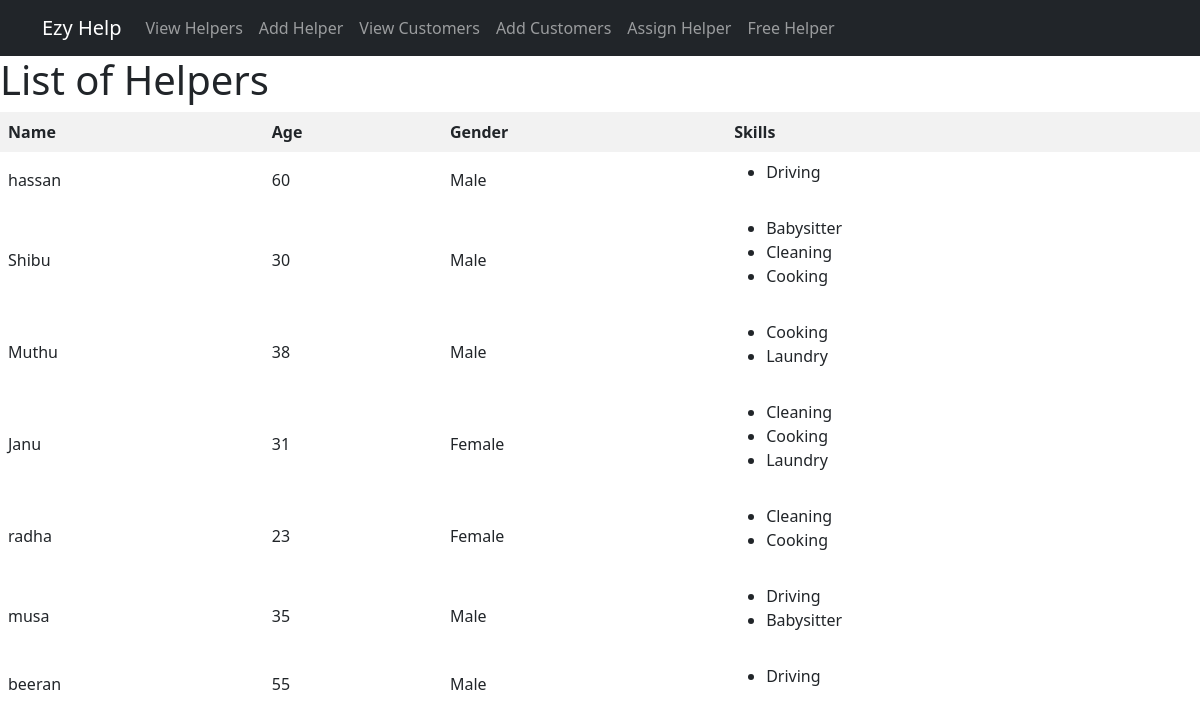
Page /all_helper on the committed database.
### app1/models.py (models this page shows, shortened)
class Helper(models.Model):
    name = models.CharField(max_length=100)
    gender = models.CharField(max_length=6,choices=GENDER_CHOICES)
    age = models.PositiveBigIntegerField()
    skills = models.ManyToManyField(Skill)
    assigned_customer = models.OneToOneField('Customer', related_name='helper_assignment', null=True, blank=True, on_delete=models.SET_NULL)

class Skill(models.Model):
    name = models.CharField(max_length=100)

### app1/views.py (the view)
# urls.py: path('all_helper',views.all_helper,name='all_helper'),
def all_helper(request):
    helper = Helper.objects.all()
    context ={'helpers':helper}
    return render(request,'all_helper.html',context)

### app1/templates/all_helper.html (shortened to what this page needs)
<!DOCTYPE html>
<html lang="en">
<head>
        <link href="https://cdn.jsdelivr.net/npm/bootstrap@5.0.2/dist/css/bootstrap.min.css" rel="stylesheet">
</head>
<body>
{% include "navbar.html" %}
    <h1>List of Helpers</h1>
    <table>
        <thead>
            <tr>
                <th>Name</th>
                <th>Age</th>
                <th>Gender</th>
                <th>Skills</th>
            </tr>
        </thead>
        <tbody>
            {% for helper in helpers %}
            <tr>
                <td>{{ helper.name }}</td>
                <td>{{ helper.age }}</td>
                <td>{{ helper.gender }}</td>
                <td>
                    <ul>
                        {% for skill in helper.skills.all %}
                        <li>{{ skill.name }}</li>
                        {% endfor %}
                    </ul>
                </td>
            </tr>
            {% endfor %}
        </tbody>
    </table>
</body>
</html>

### app1/templates/navbar.html (shortened to what this page needs)
<nav class="navbar navbar-expand-lg navbar-dark bg-dark">
        <div class="container">
            <a class="navbar-brand" href="{% url 'home' %}">Ezy Help</a>
            <div class="collapse navbar-collapse" id="navbarNav">
                <ul class="navbar-nav">
                    <li class="nav-item">
                        <a class="nav-link" href="{% url 'all_helper' %}">View Helpers</a>
                    </li>
                    <li class="nav-item">
                        <a class="nav-link" href="{% url 'add_helper' %}">Add Helper</a>
                    </li>
                    <li class="nav-item">
                        <a class="nav-link" href="{% url 'all_customer' %}">View Customers</a>
                    </li>
                    <li class="nav-item">
                        <a class="nav-link" href="{% url 'add_customer' %}">Add Customers</a>
                    </li>
                    <li class="nav-item">
                        <a class="nav-link" href="{% url 'assign_helper' %}">Assign Helper</a>
                    </li>
                    <li class="nav-item">
                        <a class="nav-link" href="{% url 'free_helper' %}">Free Helper</a>
                    </li>
                </ul>
            </div>
        </div>
    </nav>

### app1/templates/all_helper.html (style rules this page uses)
table { width: 100%; border-collapse: collapse; }
th, td { border: 1px solid black; padding: 8px; text-align: left; }
th { background-color: #f2f2f2; }

### rows in the picture
Helper: name "hassan", age "60", gender "Male"
Skill: name "Driving"
Helper: name "Shibu", age "30", gender "Male"
Skill: name "Babysitter"
Skill: name "Cleaning"
Skill: name "Cooking"
Helper: name "Muthu", age "38", gender "Male"
Skill: name "Laundry"
Helper: name "Janu", age "31", gender "Female"
Helper: name "radha", age "23", gender "Female"
Helper: name "musa", age "35", gender "Male"
Helper: name "beeran", age "55", gender "Male"
